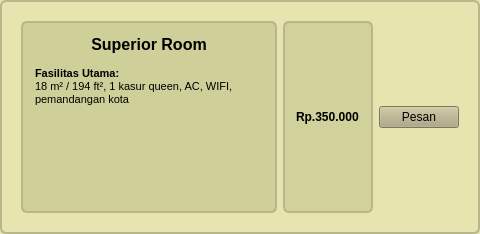
              <widget class="QFrame" name="roomFrame2">
               <property name="styleSheet">
                <string notr="true">
                QFrame { background-color: rgb(231,228,176); border: 2px solid rgb(184,182,139); border-radius: 6px; padding: 8px; }
                QLabel#roomTitle2 { font-weight: bold; font-size: 12pt; }
                QLabel#roomDesc2 { font-size: 9pt; }
              </string>
               </property>
               <layout class="QHBoxLayout" name="horizontalLayout_3">
                <item>
                 <layout class="QVBoxLayout" name="roomTextCol2"/>
                </item>
                <item>
                 <widget class="QTextEdit" name="textEdit_3">
                  <property name="styleSheet">
                   <string notr="true">background-color: rgb(207, 207, 154);</string>
                  </property>
                  <property name="html">
                   <string>&lt;!DOCTYPE HTML PUBLIC &quot;-//W3C//DTD HTML 4.0//EN&quot; &quot;http://www.w3.org/TR/REC-html40/strict.dtd&quot;&gt;
&lt;html&gt;&lt;head&gt;&lt;meta name=&quot;qrichtext&quot; content=&quot;1&quot; /&gt;&lt;style type=&quot;text/css&quot;&gt;
p, li { white-space: pre-wrap; }
&lt;/style&gt;&lt;/head&gt;&lt;body style=&quot; font-family:'MS Shell Dlg 2'; font-size:8pt; font-weight:400; font-style:normal;&quot;&gt;
&lt;p align=&quot;center&quot; style=&quot; margin-top:0px; margin-bottom:0px; margin-left:0px; margin-right:0px; -qt-block-indent:0; text-indent:0px;&quot;&gt;&lt;span style=&quot; font-size:12pt; font-weight:600;&quot;&gt;Superior&lt;/span&gt;&lt;span style=&quot; font-size:12pt;&quot;&gt; &lt;/span&gt;&lt;span style=&quot; font-size:12pt; font-weight:600;&quot;&gt;Room&lt;/span&gt;&lt;/p&gt;
&lt;p style=&quot;-qt-paragraph-type:empty; margin-top:0px; margin-bottom:0px; margin-left:0px; margin-right:0px; -qt-block-indent:0; text-indent:0px;&quot;&gt;&lt;br /&gt;&lt;/p&gt;
&lt;p style=&quot; margin-top:0px; margin-bottom:0px; margin-left:0px; margin-right:0px; -qt-block-indent:0; text-indent:0px;&quot;&gt;&lt;span style=&quot; font-weight:600;&quot;&gt;Fasilitas Utama: &lt;/span&gt;&lt;/p&gt;
&lt;p style=&quot; margin-top:0px; margin-bottom:0px; margin-left:0px; margin-right:0px; -qt-block-indent:0; text-indent:0px;&quot;&gt;18 m² / 194 ft², 1 kasur queen, AC, WIFI, pemandangan kota&lt;/p&gt;
&lt;p style=&quot;-qt-paragraph-type:empty; margin-top:0px; margin-bottom:0px; margin-left:0px; margin-right:0px; -qt-block-indent:0; text-indent:0px;&quot;&gt;&lt;br /&gt;&lt;/p&gt;&lt;/body&gt;&lt;/html&gt;</string>
                  </property>
                 </widget>
                </item>
                <item>
                 <widget class="QLabel" name="label_18">
                  <property name="font">
                   <font>
                    <weight>75</weight>
                    <bold>true</bold>
                   </font>
                  </property>
                  <property name="styleSheet">
                   <string notr="true">background-color: rgb(209, 209, 156);</string>
                  </property>
                  <property name="text">
                   <string>Rp.350.000</string>
                  </property>
                 </widget>
                </item>
                <item>
                 <widget class="QPushButton" name="btnPrice2">
                  <property name="styleSheet">
                   <string notr="true"> color: rgb(0, 0, 0); background-color: rgb(174,167,126)
 </string>
                  </property>
                  <property name="text">
                   <string>Pesan</string>
                  </property>
                 </widget>
                </item>
               </layout>
              </widget>
